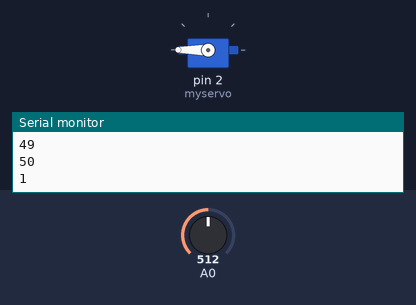
Recording of a sketch running on a simulated Arduino Uno, built with avr-gcc and run on an emulated ATmega328P. On the bench: servo, the last lines printed to the serial monitor. Inputs (shaded band) come from the test bench; at power-on: A0 = 512.

Above: at 1.2 s.
1.3 s: A0 set to 56
4.3 s: A0 set to 45
At 7.0 s:
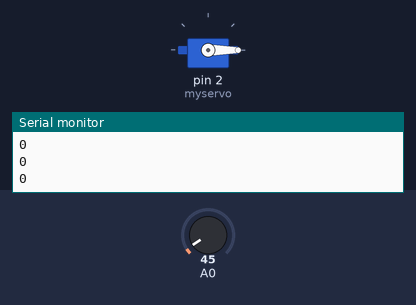
7.3 s: A0 set to 122
At 8.9 s:
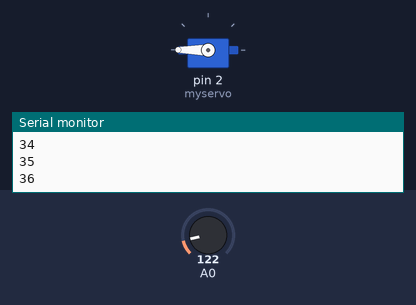
9.6 s: A0 set to 40
At 12.3 s:
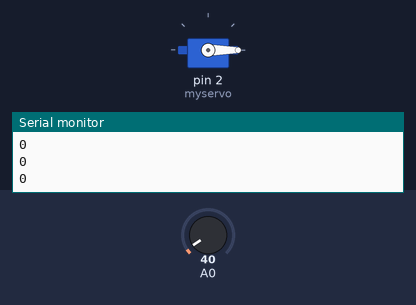
12.6 s: A0 set to 60
At 13.9 s:
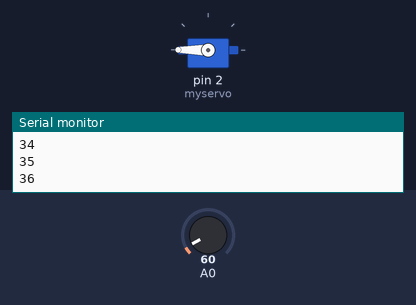
Timing chart, 0 to 15.6 s (numbered marks = the images above; inputs shaded):
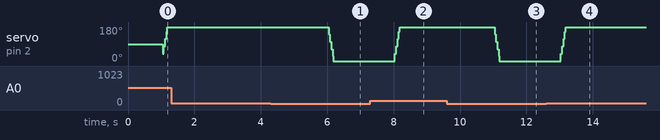

The sketch:

EMGServo.ino
```cpp
//The servo motor is connected to the digital 2 port, and the EMG sensor is connected to the analog 0 port.

#include <Servo.h>
#include <MsTimer2.h>
Servo myservo;  // create servo object to control a servo

#define SEV 10
#define Relax 0
#define Shrink 180

unsigned char Hand_Angle = 0;
unsigned char Num = 0;

void Hand_Relax()               //放松
{
  if (Hand_Angle==Shrink)       //如果手是紧缩的
  {
    while(Hand_Angle!=Relax)
    {
      Hand_Angle--;
      myservo.write(Hand_Angle);
      delay(SEV);
    }
  }
}

void Hand_Shrink()             //握拳
{
  if (Hand_Angle==Relax)       //如果手是放松的
  {
    while(Hand_Angle!=Shrink)
    {
      Hand_Angle++;
      myservo.write(Hand_Angle);
      delay(SEV);
    }
  }
}

void action()
{
  if(Num>0)
    Hand_Shrink();
  else Hand_Relax();

  //delay(10000);

  Num = 0;
}

void setup() {
  Serial.begin(9600);
  myservo.attach(2);
  MsTimer2::set(1000,action);
  MsTimer2::start();
  Num = 0;
}


void loop() {
  int sensorValue = analogRead(A0);
  //Serial.println(sensorValue);
  if(sensorValue>50)Num++;
  Serial.println(Num);
  delay(20);
}
```

Measured:
- the behaviour switches between 51 and 50 on A0 (found by bisection; images 0 and 1)
- after the input at 4.3 s, servo on pin 2 (myservo): 180° → 0° after 1.7 s
- after the input at 7.3 s, servo on pin 2 (myservo): 0° → 180° after 0.74 s
- after the input at 9.6 s, servo on pin 2 (myservo): 180° → 0° after 1.4 s
- after the input at 12.6 s, servo on pin 2 (myservo): 0° → 180° after 0.44 s
